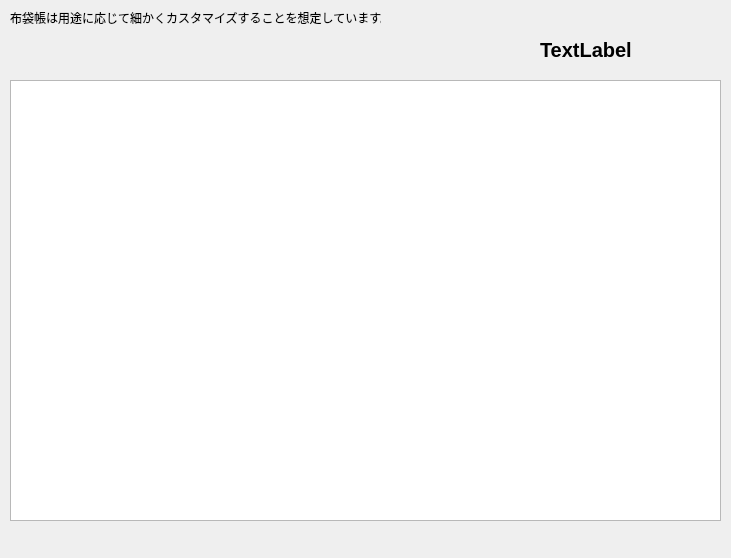
<?xml version="1.0" encoding="UTF-8"?>
<ui version="4.0">
 <class>Dialog</class>
 <widget class="QDialog" name="Dialog">
  <property name="geometry">
   <rect>
    <x>0</x>
    <y>0</y>
    <width>731</width>
    <height>558</height>
   </rect>
  </property>
  <property name="windowTitle">
   <string>Dialog</string>
  </property>
  <widget class="QTableWidget" name="tableWidget">
   <property name="geometry">
    <rect>
     <x>10</x>
     <y>80</y>
     <width>711</width>
     <height>441</height>
    </rect>
   </property>
  </widget>
  <widget class="QLabel" name="label">
   <property name="geometry">
    <rect>
     <x>540</x>
     <y>40</y>
     <width>181</width>
     <height>20</height>
    </rect>
   </property>
   <property name="font">
    <font>
     <pointsize>15</pointsize>
     <weight>75</weight>
     <bold>true</bold>
    </font>
   </property>
   <property name="text">
    <string>TextLabel</string>
   </property>
  </widget>
  <widget class="QLabel" name="label_2">
   <property name="geometry">
    <rect>
     <x>10</x>
     <y>10</y>
     <width>371</width>
     <height>16</height>
    </rect>
   </property>
   <property name="text">
    <string>布袋帳は用途に応じて細かくカスタマイズすることを想定しています。</string>
   </property>
  </widget>
 </widget>
 <resources/>
 <connections/>
</ui>
